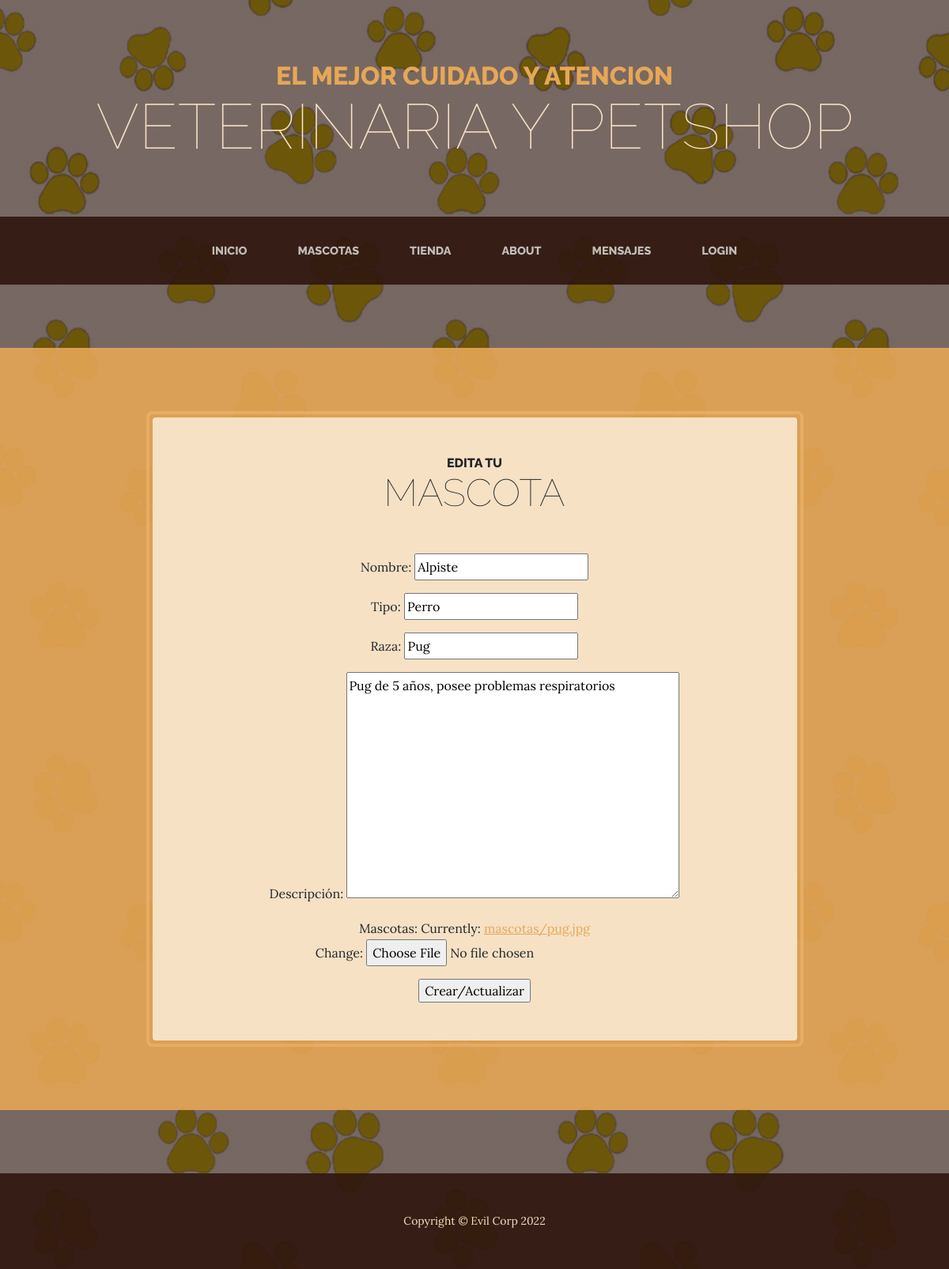
Page /appmascotas/mascotas/update/5 on the committed database.
### appmascotas/models.py (models this page shows, shortened)
class mascotas(models.Model):
    id = models.AutoField(primary_key=True)
    nombre = models.CharField(max_length=100, verbose_name= 'Nombre')
    tipo = models.CharField(max_length=100, verbose_name= 'Tipo')
    imagen = models.ImageField(default='null', verbose_name="mascotas",upload_to="mascotas")
    descripcion = models.TextField(verbose_name= 'Descripción', null=True)
    raza = models.CharField(verbose_name= 'Raza', max_length=100, null=True)

### appmascotas/views.py (the view)
# urls.py: path('mascotas/update/<pk>', MascotaActualizar.as_view(), name="mascota-actualizar"),
class MascotaActualizar(UpdateView):
   model = mascotas
   success_url = "/appmascotas/mascotas/"
   fields = ["nombre", "tipo", "raza", "descripcion", "imagen"]

### appmascotas/templates/appmascotas/mascotas_form.html (shortened to what this page needs)
{% extends 'apptienda/base.html' %}
{% load static %}
{% block titulo %} Edita tu {% endblock %}
{% block subtitulo %} Mascota {% endblock %}
{% block Contenido %}
<form method="post">
    {{form.as_p}}
    <input type="submit" value="Crear/Actualizar">
</form>
{% endblock %}

### rows in the picture
mascotas: nombre "Alpiste", tipo "Perro", raza "Pug", descripcion "Pug de 5 años, posee problemas respiratorios"
